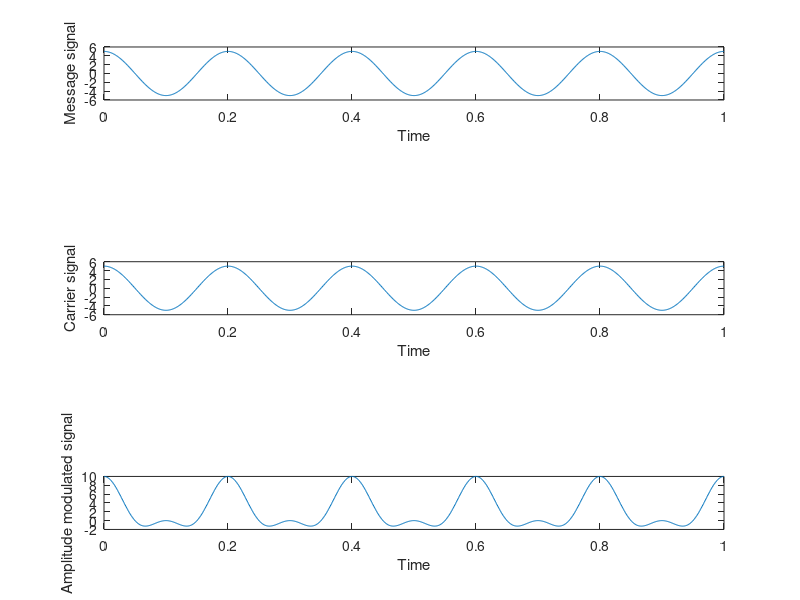

Recreate this plot in MATLAB.
clc
close all;
clear all;

t=0:.001:1;

fm = input('Enter the value of frequency of message: ')
Am = input('Enter the value of amplitude of message: ')
ym = Am * cos(2*pi*fm*t)
subplot(5, 1, 1)
plot(t, ym)
ylabel('Message signal')
xlabel('Time')

fc = input('Enter the value of frequency of carrier: ')
Ac = input('Enter the value of amplitude of carrier: ')
yc = Ac * cos(2*pi*fc*t)
subplot(5, 1, 3)
plot(t, yc)
ylabel('Carrier signal')
xlabel('Time')

Amod = (Ac+ym).*cos(2*pi*fc*t)
subplot(5, 1, 5)
plot(t, Amod)
ylabel('Amplitude modulated signal')
xlabel('Time')